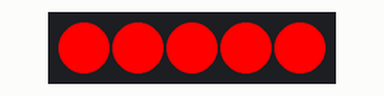
Simulated run of this sketch. Board: Arduino Uno, built with avr-gcc and run on an emulated ATmega328P. Parts: 5 RGB LEDs in strip order, left to right.

Above: at 0.1 s.
At 5.24 s:
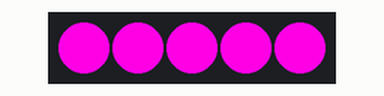
At 10.05 s:
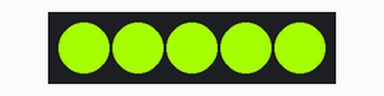
At 20.01 s:
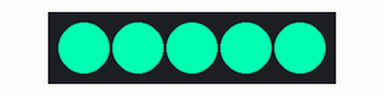
At 29.97 s:
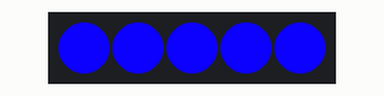
At 39.94 s:
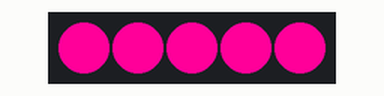
Timing chart, 0 to 40.0 s (numbered marks = the images above):
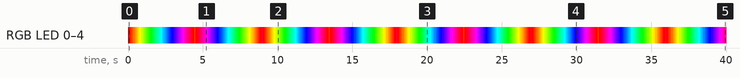

The sketch:

Lesson_17_Chainable_RGB.ino
```cpp
/*
 * Example of using the ChainableRGB library for controlling a Grove RGB.
 * This code cycles through all the colors in an uniform way. This is accomplished using a HSB color space.
 */


#include <ChainableLED.h>

#define NUM_LEDS  5

ChainableLED leds(7, 8, NUM_LEDS);

void setup()
{
  leds.init();
}

float hue = 0.0;
boolean up = true;

void loop()
{
  for (byte i=0; i<NUM_LEDS; i++)
    leds.setColorHSL(i, hue, 1.0, 0.5);

  delay(50);

  if (up)
    hue+= 0.025;
  else
    hue-= 0.025;

  if (hue>=1.0 && up)
    up = false;
  else if (hue<=0.0 && !up)
    up = true;
}
```

Measured:
- by itself, RGB LED 0–4: off → RGB(255, 0, 0) at 0.06 s, → RGB(255, 38, 0) 0.10 s later, → RGB(255, 76, 0) 0.11 s later, → RGB(255, 114, 0) 0.11 s later, … (373 changes in this stretch)
